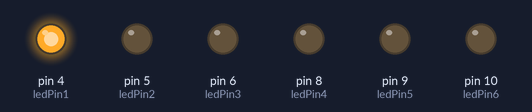
Bench run of a sketch on a simulated Arduino Uno, built with avr-gcc and run on an emulated ATmega328P. Shown: output pins drawn as LEDs (lit = HIGH).

Above: at 0.5 s.
At 1.5 s:
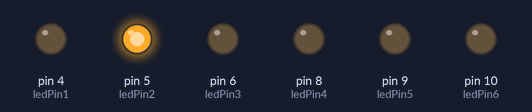
At 2.5 s:
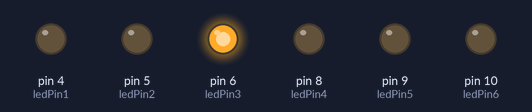
At 3.5 s:
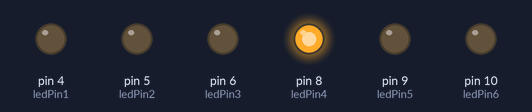
At 4.5 s:
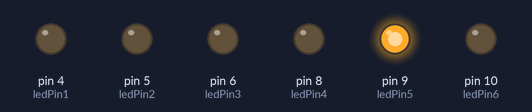
At 5.5 s:
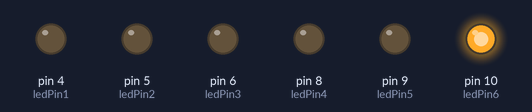
Timing chart, 0 to 7.8 s (numbered marks = the images above):
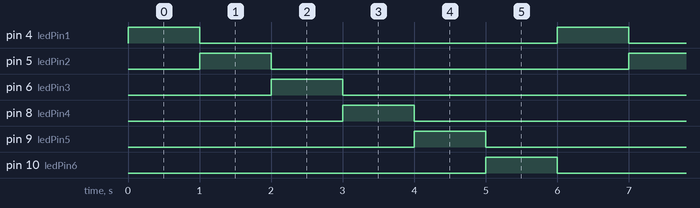

Measured:
- by itself, pin 4 (ledPin1), pin 5 (ledPin2), pin 6 (ledPin3), pin 8 (ledPin4), pin 9 (ledPin5), pin 10 (ledPin6): alternates HIGH for 1.0 s and LOW for 5.0 s
- by itself, everything shown: repeats every 6.0 s, in 7 steps

The sketch:

Blink.ino
```cpp
const int ledPin1 = 4;
const int ledPin2 = 5;
const int ledPin3 = 6;
const int ledPin4 = 8;
const int ledPin5 = 9;
const int ledPin6 =10;


void setup() {
  // initialize the LED pin as an output:
  pinMode(ledPin1, OUTPUT);
  pinMode(ledPin2, OUTPUT);
  pinMode(ledPin3, OUTPUT);
  pinMode(ledPin4, OUTPUT);
  pinMode(ledPin5, OUTPUT);
  pinMode(ledPin6, OUTPUT);

}

void loop(){
  digitalWrite(ledPin1, HIGH);
  delay(1000);
  digitalWrite(ledPin1,LOW);
  digitalWrite(ledPin2, HIGH);
  delay(1000);
  digitalWrite(ledPin2,LOW);
  digitalWrite(ledPin3, HIGH);
  delay(1000);
  digitalWrite(ledPin3,LOW);
  digitalWrite(ledPin4, HIGH);
  delay(1000);
  digitalWrite(ledPin4,LOW);
  digitalWrite(ledPin5, HIGH);
  delay(1000);
  digitalWrite(ledPin5,LOW);
  digitalWrite(ledPin6, HIGH);
  delay(1000);
  digitalWrite(ledPin6,LOW);
}
```
